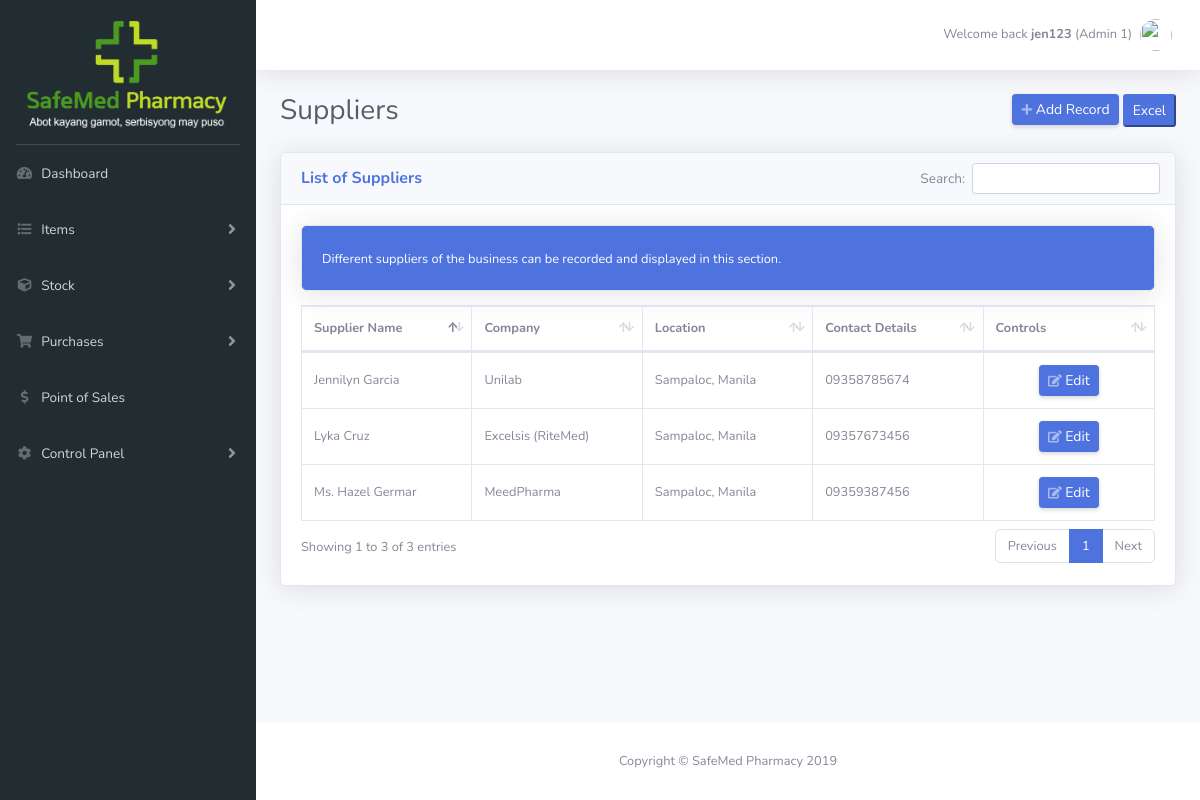
/suppliers.php (signed in), run on the app's committed database.
### tables this page shows
CREATE TABLE IF NOT EXISTS `dim_supplier` (
  `supplier_id` int(30) NOT NULL AUTO_INCREMENT,
  `supplier_name` varchar(200) NOT NULL,
  `company` varchar(200) NOT NULL,
  `location` varchar(200) NOT NULL,
  `contact_details` varchar(100) NOT NULL,
  PRIMARY KEY (`supplier_id`)
);

### suppliers.php (the view, shortened to what this page needs)
<!DOCTYPE html>
<html lang="en">
<?php
    $connect = mysqli_connect('localhost', 'root', '', 'safemedpharmacy');
?>
<head>
  <?php include('assets.php'); ?>
  <link href="vendor/datatables/dataTables.bootstrap4.min.css" rel="stylesheet">
  <?php include('head-actions.php'); ?>
</head>
<body id="page-top">
  <div id="wrapper">
    <?php include('sidebar.php'); ?>
    <div id="content-wrapper" class="d-flex flex-column">
      <div id="content">
        <?php include('top-bar.php'); ?>
        <div class="container-fluid">
          <div class="d-sm-flex align-items-center justify-content-between mb-4">
            <h1 class="h3 mb-0 text-gray-800">Suppliers</h1>
            <div class="action-buttons"><a href="add-supplier.php" class="d-none d-sm-inline-block btn btn-sm btn-primary shadow-sm"><i class="fas fa-plus fa-sm text-white-50"></i>  Add Record</a> </div>
          </div>
          <div class="card shadow mb-4">
            <div class="card-header py-3">
              <h6 class="m-0 font-weight-bold text-primary">List of Suppliers</h6>
            </div>
            <div class="card-body">
                <div class="mb-2">
                  <div class="card bg-primary text-white shadow">
                    <div class="card-body">
                      <span style="font-size: 0.80rem;">Different suppliers of the business can be recorded and displayed in this section.</span>
                    </div>
                  </div>
                </div>
              <div class="table-responsive">
                <table class="table table-bordered" id="dataTable" width="100%" cellspacing="0">
                  <thead>
                    <tr>
                      <th width="20%">Supplier Name</th>
                      <th width="20%">Company</th>
                      <th width="20%">Location</th>
                      <th width="20%">Contact Details</th>
                      <th width="20%">Controls</th>
                    </tr>
                  </thead>
                  <tbody>
                    <tr>
                      <?php
                      $query = "SELECT * FROM dim_supplier";
                      $result_set =  mysqli_query($connect, $query);
                      while($row = mysqli_fetch_array($result_set)) {
                      ?>
                      <td><?php echo $row['supplier_name']; ?></td>
                      <td><?php echo $row['company']; ?></td>
                      <td><?php echo $row['location']; ?></td>
                      <td><?php echo $row['contact_details']; ?></td>
                      <td><center>
                          <form class="form control_button" action="edit-supplier.php?id=<?php echo $row['supplier_id']; ?>" method="post">
                          <button type="submit" id="submit" name="edit" class="d-none d-sm-inline-block btn btn-sm btn-primary shadow-sm"><i class="fas fa-edit fa-sm text-white-50"></i> Edit</button>
                        </form></center>
                      </td>
                    </tr><?php } ?>
                  </tbody>
                </table>
              </div>
            </div>
          </div>
      </div>
    </div>
      <footer class="sticky-footer bg-white">
        <div class="container my-auto">
          <div class="copyright text-center my-auto">
            <span>Copyright &copy; SafeMed Pharmacy 2019</span>
          </div>
        </div>
      </footer>
  </div>
</body>
</html>

### suppliers.php (style rules this page uses)
#dataTable tr td { vertical-align: middle; }
#dataTable_wrapper, .table-responsive { font-size: .80rem; }
.control_button { display: inline-block; }

### data on the page
dim_supplier: supplier_name "Ms. Hazel Germar", company "MeedPharma", location "Sampaloc, Manila", contact_details "09359387456"
dim_supplier: supplier_name "Jennilyn Garcia", company "Unilab", location "Sampaloc, Manila", contact_details "09358785674"
dim_supplier: supplier_name "Lyka Cruz", company "Excelsis (RiteMed)", location "Sampaloc, Manila", contact_details "09357673456"

### other printed values
$username "jen123"
$name "Admin 1"
